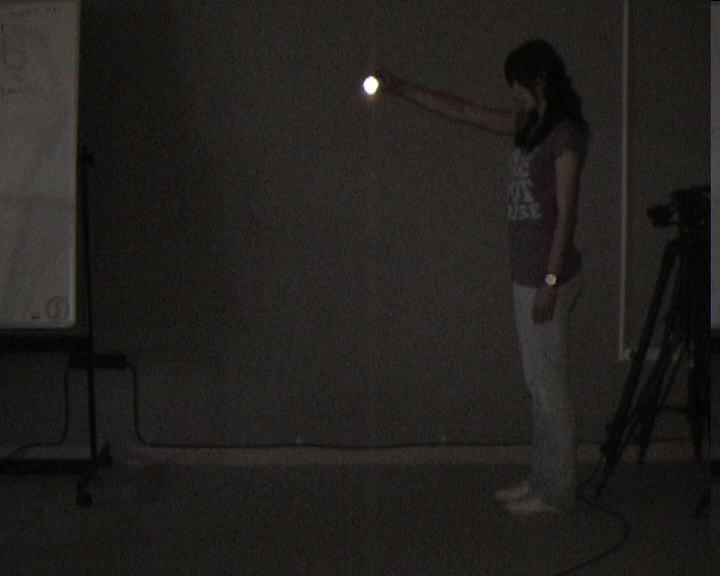
#> input picture ball_drop_motion/topbirak_041.jpg, 720 x 576 px
$ python best_thresh.py
#> lines starting #> are read from the running program, lines starting #| are printed output that depends on the picture; after the words box and inside, x2 and y2 are one past the last pixel; in counts of white or black regions, pixels touching at a corner belong together
# -*- coding: utf-8 -*-

import cv2 as cv
from matplotlib import pyplot as plt

RGB = cv.imread('topbirak_041.jpg')
#> RGB is the input picture: shape (576, 720, 3); mean B, G, R 29.3, 32, 34.2
imgray = cv.cvtColor(RGB, cv.COLOR_BGR2GRAY) # Convert to Gray

_ ,thresh1 = cv.threshold(imgray, 127, 255, cv.THRESH_BINARY)
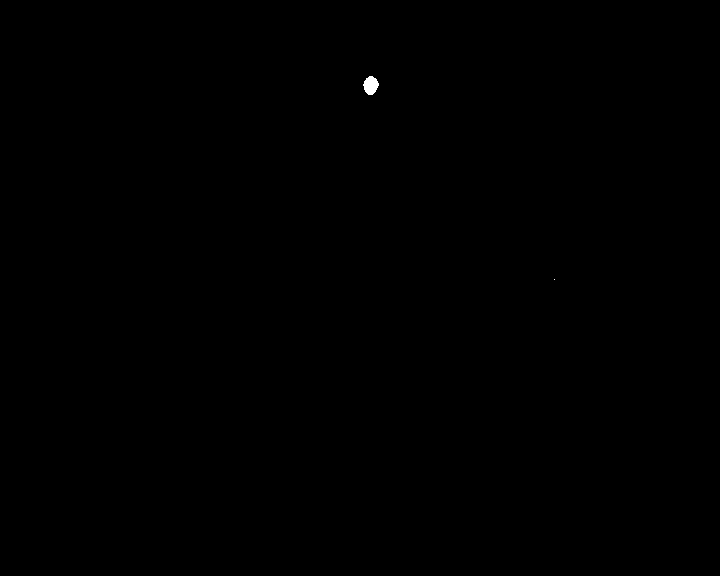
#> thresh1: shape (576, 720); 0.05% white; 2 white regions (1 under 20 px), largest, box (x1, y1, x2, y2) and area: (363, 76, 379, 95) 215
_ ,thresh2 = cv.threshold(imgray, 127, 255, cv.THRESH_BINARY_INV)
_ ,thresh3 = cv.threshold(imgray, 127, 255, cv.THRESH_TRUNC)
_ ,thresh4 = cv.threshold(imgray, 127, 255, cv.THRESH_TOZERO)
_ ,thresh5 = cv.threshold(imgray, 127, 255, cv.THRESH_TOZERO_INV)

titles = ['Original Image','BINARY','BINARY_INV','TRUNC','TOZERO','TOZERO_INV']
images = [imgray, thresh1, thresh2, thresh3, thresh4, thresh5]

for i in range(6):
    plt.subplot(2, 3, i+1), plt.imshow(images[i], 'gray')
    plt.title(titles[i])
    plt.xticks([]), plt.yticks([])

plt.show()
